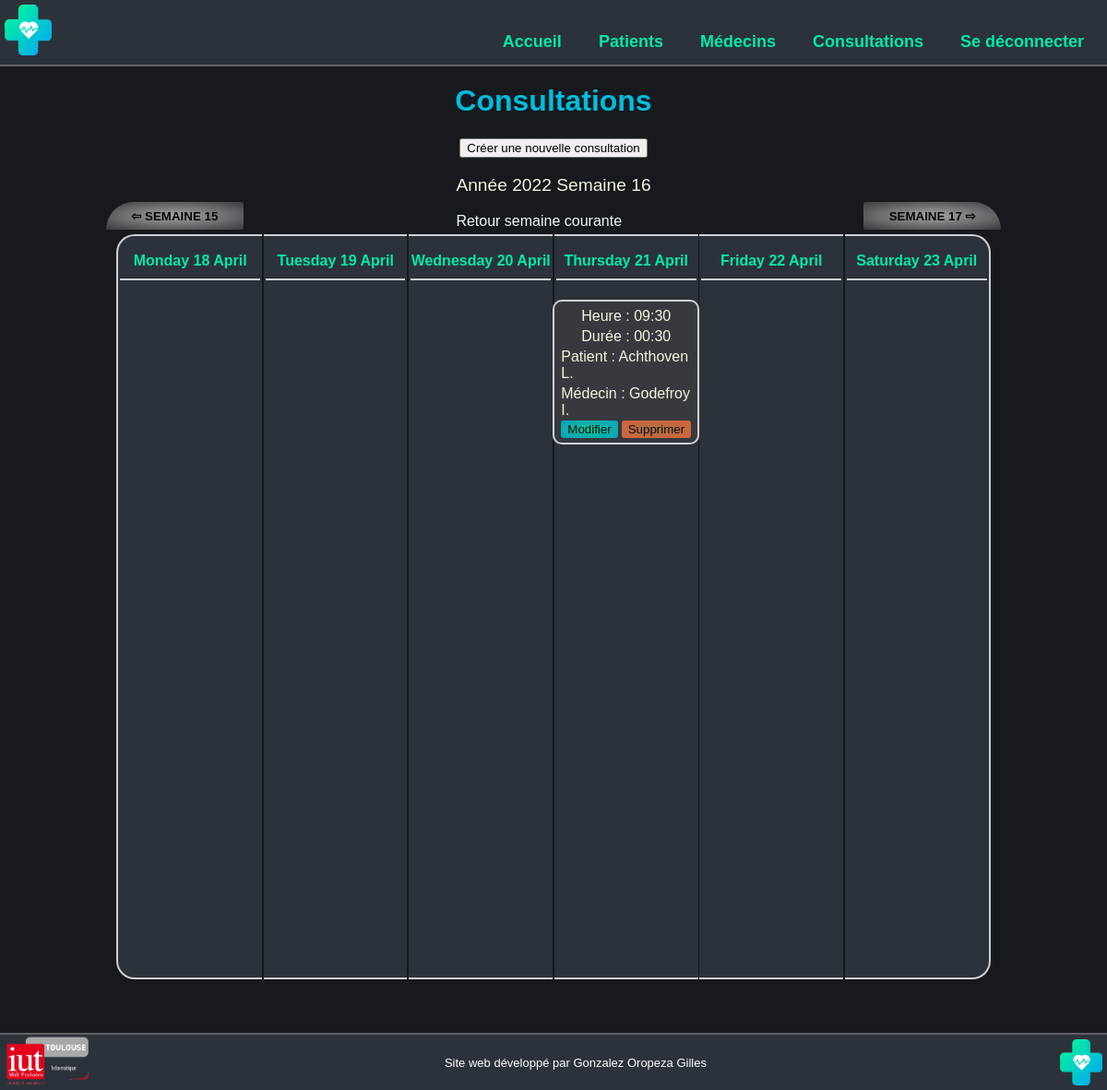
Page /consultations.php?week=16&year=2022 (signed in) on the committed database.
### tables this page shows
CREATE TABLE IF NOT EXISTS `rendezvous` (
  `id_medecin` int(11) NOT NULL,
  `dateheure` bigint(20) NOT NULL,
  `duree` bigint(20) DEFAULT '0',
  `id_patient` int(11) NOT NULL,
  PRIMARY KEY (`id_medecin`,`dateheure`),
  KEY `Id_Patient` (`id_patient`)
);

CREATE TABLE IF NOT EXISTS `patient` (
  `id_patient` int(11) NOT NULL AUTO_INCREMENT,
  `nom` varchar(50) DEFAULT NULL,
  `prenom` varchar(50) DEFAULT NULL,
  `civilite` varchar(50) DEFAULT NULL,
  `adresse` varchar(50) DEFAULT NULL,
  `code_postal` int(6) DEFAULT NULL,
  `ville` varchar(50) DEFAULT NULL,
  `date_naissance` bigint(20) DEFAULT NULL,
  `lieu_naissance` varchar(50) DEFAULT NULL,
  `num_ss` char(15) DEFAULT NULL,
  `id_medecin` int(11) DEFAULT NULL,
  PRIMARY KEY (`id_patient`),
  KEY `Id_Medecin` (`id_medecin`)
);

CREATE TABLE IF NOT EXISTS `medecin` (
  `id_medecin` int(11) NOT NULL AUTO_INCREMENT,
  `nom` varchar(50) DEFAULT NULL,
  `prenom` varchar(50) DEFAULT NULL,
  `civilite` varchar(50) DEFAULT NULL,
  PRIMARY KEY (`id_medecin`)
);

### public_html/consultations.php (the view, shortened to what this page needs)
<?php
function getWeeksInYear($year) {
    $date = new DateTime;
    $date->setISODate($year, 53);
    return ($date->format("W") === "53" ? 53 : 52);
}
function daysInWeek($yearNum, $weekNum)
{
    $result = array();
    $datetime = new DateTime();
    $datetime->setISODate($yearNum, $weekNum, 1);
    $interval = new DateInterval('P1D');
    $week = new DatePeriod($datetime, $interval, 6);
    foreach($week as $day){
        $result[] = $day->getTimestamp();
    }
    return $result;
}
if ($_SESSION['week'] + 1 > getWeeksInYear($_SESSION['year'])) {
	$nextYear = $_SESSION['year'] + 1;
	$nextWeek = 1;
} else {
	$nextYear = $_SESSION['year'];
	$nextWeek = $_SESSION['week'] + 1;
}
if ($_SESSION['week'] - 1 < 1) {
	$prevYear = $_SESSION['year'] - 1;
	$prevWeek = getWeeksInYear($_SESSION['year'] - 1);
} else {
	$prevYear = $_SESSION['year'];
	$prevWeek = $_SESSION['week'] - 1;
}
$currentWeek = daysInWeek($_SESSION['year'], $_SESSION['week']);
?>
<!DOCTYPE html>
<html lang="fr">
<head>
	<link rel="stylesheet" type="text/css" href="css/consultations.css">
	<link rel="stylesheet" type="text/css" href="css/common.css">
	<link rel="stylesheet" type="text/css" href="css/footer.css">
	<link rel="stylesheet" type="text/css" href="css/header.css">
</head>
<body>
	<?php
		include "php/header.php";
	?>
	<h1>Consultations</h1>
	<div class="ajouterHorsCalendrier">
		<button class="retourSemaineActuelle" onclick="location.href='ajoutconsultation.php'" type="button">Créer une nouvelle consultation</button>
	</div>
	<div class="semaines">
		<button class="semainePrec" onclick="location.href='consultations.php?week=<?php echo $prevWeek.'&year='.$prevYear; ?>'" type="button">⇦ Semaine <?php echo $prevWeek; ?></button>
		<div id="centreSemaines">
			<p id="dispSemaine">Année <?php echo $_SESSION['year']; ?> Semaine <?php echo $_SESSION['week']; ?></p>
			<?php
				if($_SESSION['week'] !=  intval(date("W", time()))) {
			?> <a id="reset" href='consultations.php'>Retour semaine courante</a> <?php
				} ?>
		</div>
		<button class="semaineSuiv" onclick="location.href='consultations.php?week=<?php echo $nextWeek.'&year='.$nextYear; ?>'" type="button">Semaine <?php echo $nextWeek; ?> ⇨</button>
	</div>
	<?php require "php/connexiondb.php";
		$req = $linkpdo->prepare('SELECT patient.nom as pnom, substr(patient.prenom,1,1) as pprenom, medecin.nom as mnom, substr(medecin.prenom,1,1) as mprenom, dateheure, duree, rendezvous.id_medecin as rdv_id_med FROM patient, medecin, rendezvous
		WHERE rendezvous.id_medecin = medecin.id_medecin AND rendezvous.id_patient = patient.id_patient AND dateheure > :debutintervalle AND dateheure < :finintervalle ORDER BY dateheure');
	?>
	<div class="consultations">
		<?php
		for($i = 0; $i < 6; $i++) {
			$position = "";
			if($i == 0) {
				$position = " jourGauche";
			} elseif ($i == 5) {
				$position = " jourDroite";
			}
			echo "<div class=\"jour".$position."\"><p class=\"nomJour\">".ucfirst(strftime("%A %e %B", $currentWeek[$i]))."</p>";
			$debutintervalle = $currentWeek[$i] - 43200;
			$finintervalle = $currentWeek[$i] + 43200;
			$req->execute(array('debutintervalle'=>$debutintervalle,'finintervalle'=>$finintervalle));
			while($data = $req->fetch()) {
				?>
				<div class="consultation">
					<p class="heure">Heure : <?php echo date("H:i", $data['dateheure']); ?></p>
					<p class="duree">Durée : <?php echo date("H:i", $data['duree']); ?></p>
					<p class="patient">Patient : <?php echo $data['pnom']." ".$data['pprenom']."."; ?></p>
					<p class="medecin">Médecin : <?php echo $data['mnom']." ".$data['mprenom']."."; ?></p>
					<div class="btConsultation">
						<form action="modifconsultation.php" method="post">
							<input class="edit" type="submit" name="edit" value="Modifier"></input>
						</form>
						<form method="post" onsubmit="return confirm('Voulez-vous vraiment supprimer cette consultation ?');">
							<input class="delete" type="submit" name="delete" value="Supprimer"></input>
						</form>
					</div>
				</div>
				<?php
			}
			echo "</div>";
		}
		?>
	</div>
	<?php
		include "php/footer.php";
	?>
</body>
</html>

### public_html/css/consultations.css (style rules this page uses)
p { color: beige; }
.semaines { width: 82%; display: flex; flex-direction: row; align-items:flex-end; justify-content: space-between; }
.consultations { width: 80%; display: flex; flex-direction: row; align-items: center; justify-content: space-between; margin-bottom: 60px; min-height: 600px; }
#dispSemaine { font-size: larger; text-align: center; }
.semainePrec, .semaineSuiv { background: radial-gradient(rgba(255, 255, 255, 0.771),rgba(86, 86, 86, 0.771)); font-weight: bolder; text-transform: uppercase; border: 1px solid transparent; padding: 0.5em 2em; margin: 2em 0 0; opacity: 0.8; transition: all 0.2s ease; }
#reset { color: aliceblue; transition: all 0.2s ease; margin: 0 auto; text-align: center; width: 100%; }
.semainePrec { border-radius: 40px 3px 3px 0px; }
.semaineSuiv { border-radius: 3px 40px 0px 3px; }
.jour { display: flex; flex-direction: column; align-items: center; justify-content: flex-start; background-color: var(--fg-color); margin-top: 5px; padding: 2px; width: 16%; height: 800px; border-top: 2px solid rgba(255, 255, 255, 0.771); border-bottom: 2px solid rgba(255, 255, 255, 0.771); }
.jourGauche { border-radius: 20px 0px 0px 20px; border-left: 2px solid rgba(255, 255, 255, 0.771); }
.jourDroite { border-radius: 0px 20px 20px 0px; border-right: 2px solid rgba(255, 255, 255, 0.771); }
.nomJour { border-bottom: 2px solid rgba(255, 255, 255, 0.771); padding-bottom: 10px; width: 100%; text-align: center; font-weight: bolder; color: var(--turquoise-logo); }
.consultation { display: flex; flex-direction: column; align-items: center; justify-content: center; margin: 5px; padding: 5px; border: 2px solid rgba(255, 255, 255, 0.771); border-radius: 10px; background-color: rgb(54, 57, 62); }
.btConsultation { display: flex; flex-direction: row; }
.consultation p { margin: 2px; }
input[type=submit], .delete { border: 1px solid transparent; border-radius: 3px; opacity: 0.8; transition: all 0.2s ease; margin: 0 2px; }
.edit { background: radial-gradient(var(--turquoise-logo),var(--bleu-logo)); }
.delete { background: radial-gradient(rgb(196, 131, 71), rgb(255, 110, 58)); }

### public_html/css/common.css (style rules this page uses)
body { --bg-color: hsl(214, 13%, 10%); --fg-color: hsl(214, 14%, 20%); --turquoise-logo: #00EBA6; --bleu-logo: #00BDDD; display: flex; align-items: center; justify-content: center; flex-direction: column; background-color: var(--bg-color); margin-bottom:60px; margin-top:70px; width: auto; }
* { font-family: Arial, Helvetica, sans-serif; }
a { color: inherit; text-decoration: none; }
h1 { color: var(--bleu-logo); }

### rows in the picture
rendezvous: dateheure "09:30", duree "00:30", id_patient.nom "Achthoven", pprenom "L", id_medecin.nom "Godefroy", mprenom "I"

### other values in the picture
$prevWeek "15"
$_SESSION['year'] "2022"
$_SESSION['week'] "16"
$nextWeek "17"
strftime("%A %e %B", $currentWeek[$i]) "Monday 18 April"
strftime("%A %e %B", $currentWeek[$i]) "Tuesday 19 April"
strftime("%A %e %B", $currentWeek[$i]) "Wednesday 20 April"
strftime("%A %e %B", $currentWeek[$i]) "Thursday 21 April"
strftime("%A %e %B", $currentWeek[$i]) "Friday 22 April"
strftime("%A %e %B", $currentWeek[$i]) "Saturday 23 April"
